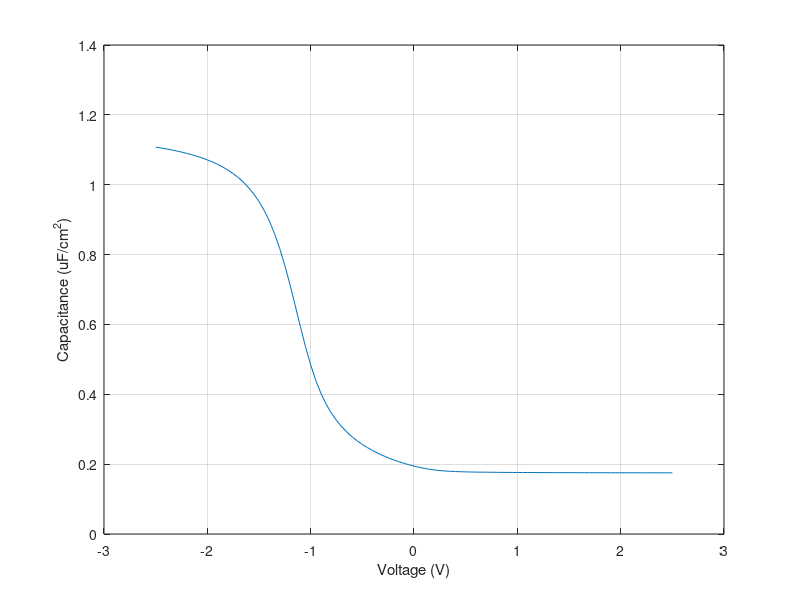

The MATLAB script that drew this image:
clear;
close all;
clc;

% Experminetal Data
data = csvread('./data/CV_run1.csv');
V = data(:,1);
C = data(:,2);
plot(V,C);
grid on;
xlabel("Voltage (V)");
ylabel("Capacitance (uF/cm^2)");

% Paramters
eps_ox = 3.9*8.85e-12;
KT_q = 25e-3;
q = 1.6e-19;
n_i = 1e10;

% Parameter extraction

% 1) Accumulation CV
C_max = C(1);
C_ox = C_max*1e-2; % in units of F/m^2

T_ox = eps_ox/C_ox; % in m.


% 2) Inversion CV

C_min = C(end)*1e-2;  % in units of F/m^2

Na1 = 1e17; 
Na2 = 1;

while (abs(Na1-Na2)> 1e-8)
    Na2 = Na1;
    phi = KT_q*log(Na2/n_i);
    Na1 = 4*phi/(q*eps_ox*((1/C_min) - (1/C_ox))^2);
end
 
N_a = Na1;   % /m^3

%3) Midgap CV
C_mg = 1/(1/C_ox + sqrt(2*eps_ox*phi/(q*N_a))/eps_ox );
C_mg = C_mg*1e2; % in units of uF/cm^2
V_mg = 0;
for i = 1:length(C)
    if (abs(C(i)-C_mg) <= 0.002)
        V_mg = V(i);
    end
end

%4) Flatband CV
C_fb = 1/(1/C_ox + sqrt(eps_ox*KT_q/(q*N_a))/eps_ox );
V_fb = 0;
for i = 1:length(C)
    if (abs(C(i)-C_fb) <= 0.002)
        V_fb = V(i);
    end
end

phi_m = V_fb - phi;

fprintf("T_ox = %i m \n", T_ox)
fprintf("Doping density = %i /m^3\n", N_a)
fprintf("Midgap voltage = %i V\n", V_mg)
fprintf("phi_m = %i \n", phi_m)















